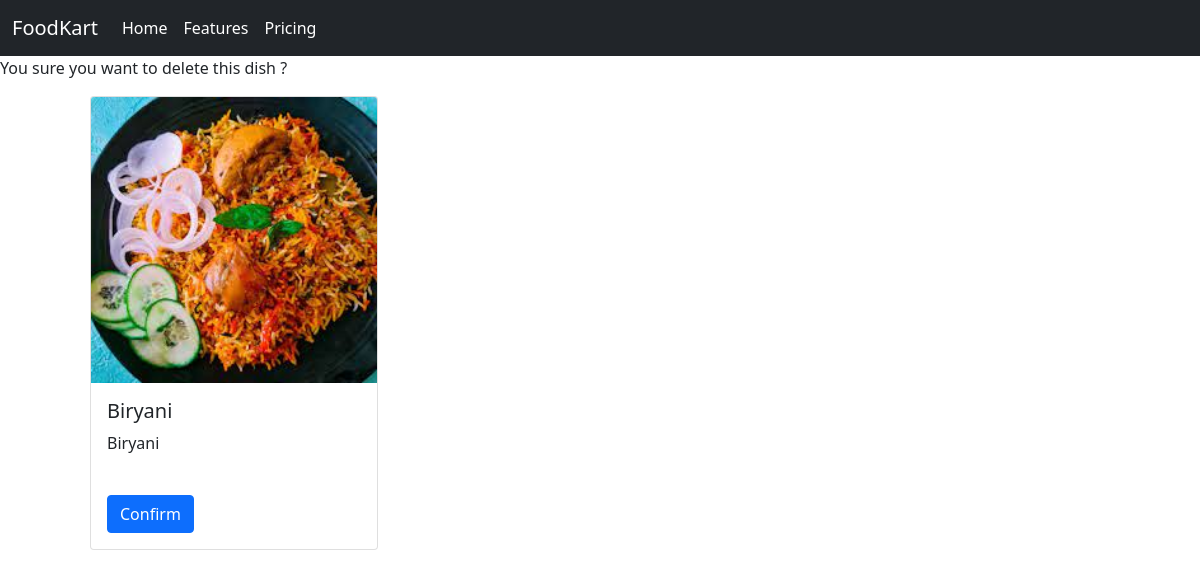
The app's page /dd/1 (signed in), older data.
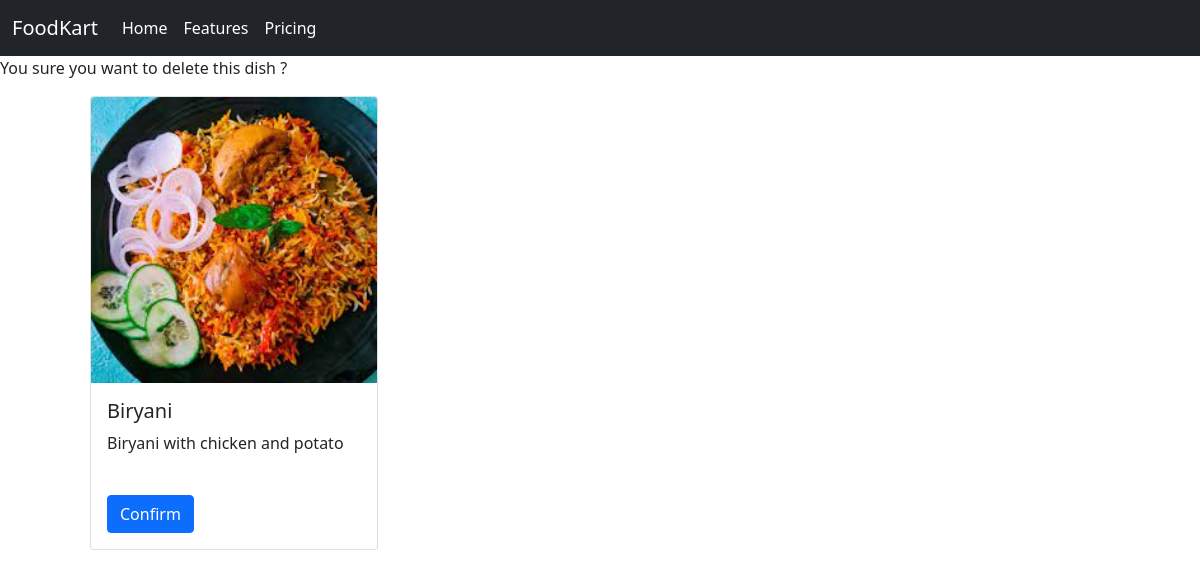
The same page, newer data.
### menu/models.py (models this page shows, shortened)
class Dish(models.Model):
    id = models.AutoField(primary_key=True)
    name = models.CharField(max_length=200, null = False, blank = False, default = 'newItem')
    description = models.TextField()
    price = models.IntegerField()
    image = models.ImageField(null = False, blank = False)
    tags = models.ForeignKey(Tags, on_delete = models.CASCADE, null = True)
    restaurant = models.ForeignKey(restaurant, on_delete = models.CASCADE)

### menu/views.py (the view)
# urls.py: path('dd/<int:dish_id>', views.dish_deletion, name='dish_deletion'),
@login_required
def dish_deletion(request, dish_id):
    dish = Dish.objects.get(id=dish_id)
    user = request.user
    restaurant = user
    if str(restaurant) == str(dish.restaurant):         # Dish deletion can only be done by the owner restaurant.
        if request.method == 'POST':
            dish.delete()                               # Deleting the dish.
            messages.success(request, 'Dish deleted successfully.')
            return redirect('index')
    else:
        messages.error(request, 'You are not authorized to modify others menu.')
        return redirect('index')
    context = {
        'form_type': 'dish_deletion',
        'id': dish_id,
        'dish': dish,
    }
    return render(request, 'menu/dish.html', context=context)

### Templates/menu/dish.html (shortened to what this page needs)
{% extends 'menu/index.html' %}
{% block container%}
{% if form_type == 'dish_creation' %}
    <form action="{% url 'dish_creation'%}" method="POST" enctype = 'multipart/form-data'>
    {% csrf_token %}
    {{form.as_p}}
    <input type="submit">
    </form>
    {% else %}
    <form action="{% url 'dish_deletion' id %}" method="POST" enctype = 'multipart/form-data'>
        <p>You sure you want to delete this dish ?</p>
        <div class="container">
                <div class="card mx-5" style="width: 18rem;">
                    <img src="{{dish.image.url}}" class="card-img-top" alt="...">
                    <div class="card-body">
                        <h5 class="card-title">{{dish.name}} </h5>
                        <p class="card-text">{{dish.description}}</p>
                        <br>
                        <input class="btn btn-primary" type="submit" value="Confirm">
                    </div>
                </div>
            </div>
    </form>
{% endif %}
{% endblock container %}

Row changes from the older to the newer data that the page shows:
changed Dish "Biryani": description "Biryani" → "Biryani with chicken and potato"
